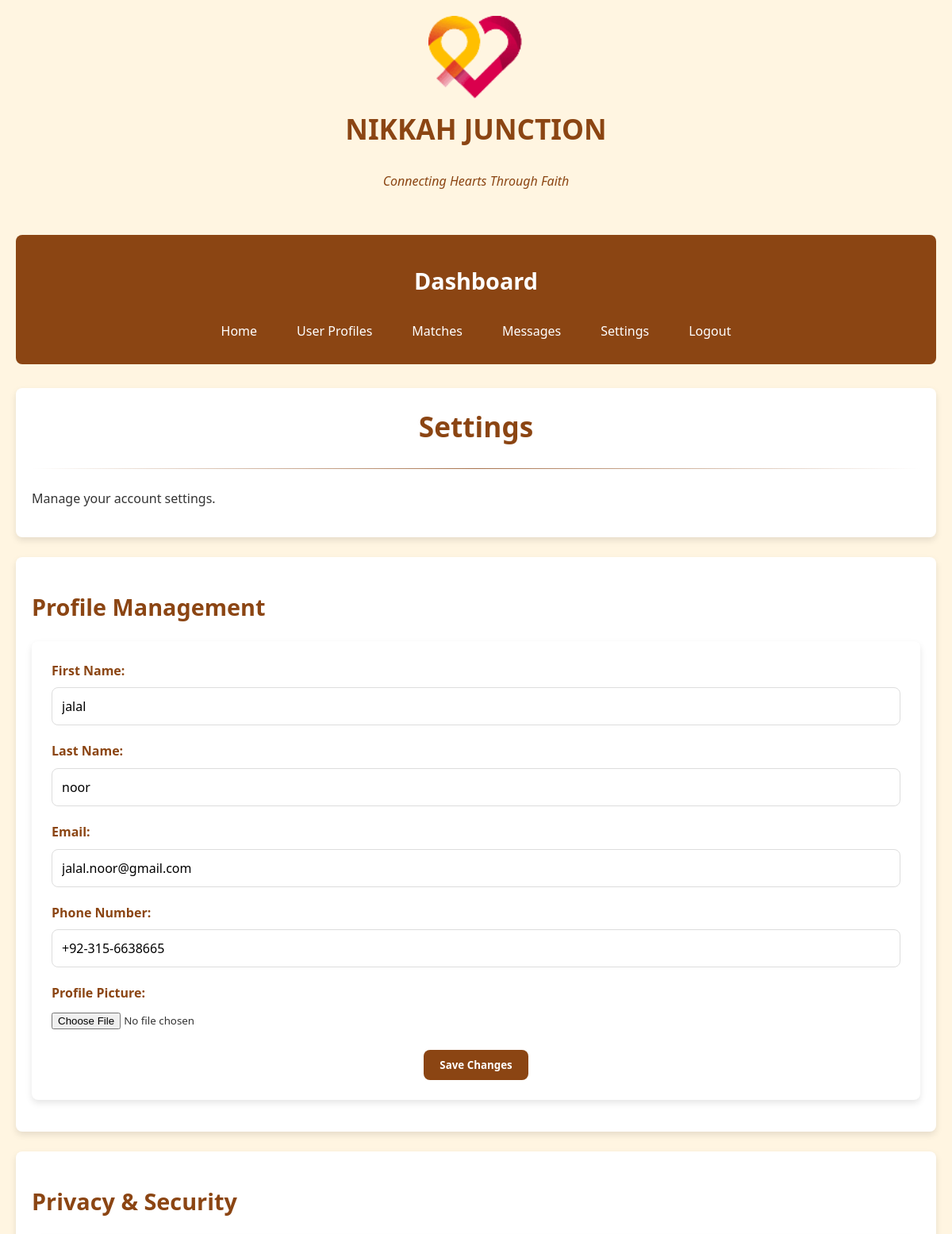
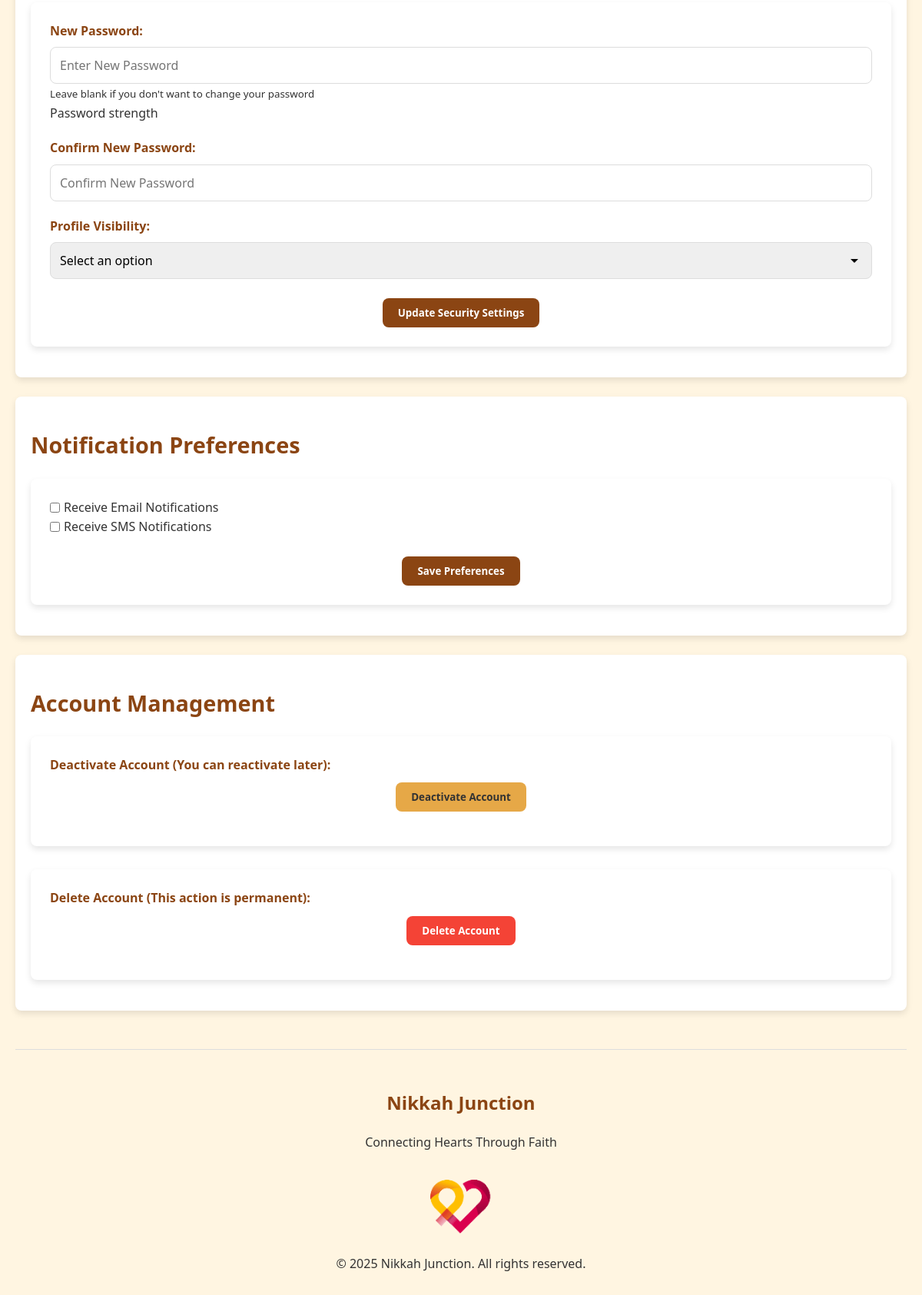
/dashboard_settings.php (signed in), run on the app's committed database (2 pictures, top to bottom).
### tables this page shows
CREATE TABLE `users` (
  `id` int(11) NOT NULL,
  `firstname` varchar(50) NOT NULL,
  `lastname` varchar(50) NOT NULL,
  `email` varchar(100) NOT NULL,
  `phone` varchar(15) NOT NULL,
  `password_hash` varchar(255) NOT NULL,
  `created_at` timestamp NOT NULL DEFAULT current_timestamp(),
  `last_login` datetime DEFAULT NULL,
  `is_active` tinyint(1) DEFAULT 1,
  `status` int(11) NOT NULL
);

### dashboard_settings.php (the view, shortened to what this page needs)
<?php
        $servername = "localhost";
        $username = "root";
        $password = "";
        $dbname = "nikah_junction";
        $conn = new mysqli($servername, $username, $password, $dbname);
$user_id = $_SESSION['user_id'];
$user = [];
$preferences = [];
try {
    $stmt = $conn->prepare("SELECT firstname, lastname, email, phone FROM users WHERE id = ?");
    $stmt->bind_param("i", $user_id);
    $stmt->execute();
    $result = $stmt->get_result();
    if ($result->num_rows > 0) {
        $user = $result->fetch_assoc();
    } else {
        session_destroy();
        header('Location: login.php');
        exit();
    }
} catch (Exception $e) {
    die("Error fetching user data: " . $e->getMessage());
}
?>
<!DOCTYPE html>
<html lang="en">
<head>
    <link rel="stylesheet" href="style.css">
</head>
<body>
    <div class="header">
        <img src="logo.png" alt="Nikkah Junction Logo" class="logo">
        <h1>NIKKAH JUNCTION</h1>
        <p class="tagline">Connecting Hearts Through Faith</p>
    </div>
    <nav class="dashboard-nav">
        <h2>Dashboard</h2>
        <ul>
            <li><a href="dashboard.php">Home</a></li>
            <li><a href="dashboard_user_profiles.php">User Profiles</a></li>
            <li><a href="dashboard_matches.php">Matches</a></li>
            <li><a href="dashboard_msgs.php">Messages</a></li>
            <li><a href="dashboard_settings.php" class="active">Settings</a></li>
            <li><a href="logout.php">Logout</a></li>
        </ul>
    </nav>
    <div class="dashboard-header animate-fadeIn">
        <h1>Settings</h1>
        <hr>
        <p>Manage your account settings.</p>
    </div>
    <section class="dashboard-section animate-slideIn">
        <h2>Profile Management</h2>
        <form class="form-container" action="settings_handler.php" method="POST" enctype="multipart/form-data">
            <div class="form-group">
                <label for="firstname">First Name:</label>
                <input type="text" id="firstname" name="firstname" value="<?php echo htmlspecialchars($user['firstname'] ?? ''); ?>" placeholder="Enter First Name" required>
            </div>
            <div class="form-group">
                <label for="lastname">Last Name:</label>
                <input type="text" id="lastname" name="lastname" value="<?php echo htmlspecialchars($user['lastname'] ?? ''); ?>" placeholder="Enter Last Name" required>
            </div>
            <div class="form-group">
                <label for="email">Email:</label>
                <input type="email" id="email" name="email" value="<?php echo htmlspecialchars($user['email'] ?? ''); ?>" placeholder="Enter Email Address" required>
            </div>
            <div class="form-group">
                <label for="phone">Phone Number:</label>
                <input type="tel" id="phone" name="phone" value="<?php echo htmlspecialchars($user['phone'] ?? '+92'); ?>" placeholder="Enter Phone Number">
            </div>
            <div class="form-group">
                <label for="profile_picture">Profile Picture:</label>
                <input type="file" id="profile_picture" name="profile_picture" accept="image/*">
            </div>
            <div class="form-actions">
                <button type="submit" class="btn btn-primary">Save Changes</button>
            </div>
        </form>
    </section>
    <section class="dashboard-section">
        <h2>Privacy & Security</h2>
        <form class="form-container" action="settings_handler.php" method="POST">
            <div class="form-group">
                <label for="new_password">New Password:</label>
                <input type="password" id="new_password" name="new_password" placeholder="Enter New Password">
                <small>Leave blank if you don't want to change your password</small>
            </div>
            <div class="form-group">
                <label for="confirm_password">Confirm New Password:</label>
                <input type="password" id="confirm_password" name="confirm_password" placeholder="Confirm New Password">
            </div>
            <div class="form-group">
                <label for="visibility">Profile Visibility:</label>
                <select id="visibility" name="visibility" required>
                    <option value="">Select an option</option>
                </select>
            </div>
            <div class="form-actions">
                <button type="submit" class="btn btn-primary">Update Security Settings</button>
            </div>
        </form>
    </section>
    <section class="dashboard-section">
        <h2>Notification Preferences</h2>
        <form class="form-container" action="settings_handler.php" method="POST">
            <div class="checkbox-group">
                <label>
                    <input type="checkbox" name="email_notifications" <?php echo (isset($preferences['email_notifications']) && $preferences['email_notifications'] == 1) ? 'checked' : ''; ?>>
                    Receive Email Notifications
                </label>
            </div>
            <div class="checkbox-group">
                <label>
                    <input type="checkbox" name="sms_notifications" <?php echo (isset($preferences['sms_notifications']) && $preferences['sms_notifications'] == 1) ? 'checked' : ''; ?>>
                    Receive SMS Notifications
                </label>
            </div>
            <div class="form-actions">
                <button type="submit" class="btn btn-primary">Save Preferences</button>
            </div>
        </form>
    </section>
    <section class="dashboard-section">
        <h2>Account Management</h2>
        <form class="form-container" action="settings_handler.php" method="POST" id="deactivateForm">
            <div class="form-group">
                <label>Deactivate Account (You can reactivate later):</label>
                <div class="form-actions mt-1">
                    <button type="button" class="btn" onclick="confirmDeactivate()">Deactivate Account</button>
                </div>
            </div>
        </form>
        <form class="form-container mt-3" action="settings_handler.php" method="POST" id="deleteForm">
            <div class="form-group">
                <label>Delete Account (This action is permanent):</label>
                <div class="form-actions mt-1">
                    <button type="button" class="btn" style="background-color: var(--error-color); color: white;" onclick="confirmDelete()">Delete Account</button>
                </div>
            </div>
        </form>
    </section>
    <footer class="footer">
        <h2>Nikkah Junction</h2>
        <p>Connecting Hearts Through Faith</p>
        <img src="logo.png" alt="Nikkah Junction Logo" class="footer-logo">
        <p>&copy; 2025 Nikkah Junction. All rights reserved.</p>
    </footer>
</body>
</html>

### style.css (style rules this page uses)
* { margin: 0; padding: 0; box-sizing: border-box; font-family: 'Segoe UI', Tahoma, Geneva, Verdana, sans-serif; }
:root { --primary-color: #8B4513; --secondary-color: #E6A847; --accent-color: #228B22; --light-color: #FFF5E1; --dark-color: #333333; --success-color: #4CAF50; --error-color: #F44336; --border-radius: 8px; --box-shadow: 0 4px 8px rgba(0,0,0,0.1); }
body { background-color: var(--light-color); color: var(--dark-color); line-height: 1.6; padding: 20px; max-width: 1200px; margin: 0 auto; }
h1, h2, h3, h4, h5, h6 { margin-bottom: 15px; color: var(--primary-color); font-weight: bold; }
h1 { font-size: 2.2em; text-align: center; }
h2 { font-size: 1.8em; margin-top: 20px; }
p { margin-bottom: 15px; }
hr { border: 0; height: 1px; background-image: linear-gradient(to right, rgba(0, 0, 0, 0), rgba(139, 69, 19, 0.75), rgba(0, 0, 0, 0)); margin: 25px 0; }
a { color: var(--accent-color); text-decoration: none; transition: color 0.3s ease; }
.header { display: flex; flex-direction: column; align-items: center; margin-bottom: 30px; }
.logo { width: 120px; height: auto; margin-bottom: 10px; }
.tagline { text-align: center; font-style: italic; margin: 10px 0 25px; color: var(--primary-color); }
.dashboard-nav { background-color: var(--primary-color); color: white; padding: 15px; border-radius: var(--border-radius); margin-bottom: 30px; }
.dashboard-nav h2 { color: white; text-align: center; margin-bottom: 15px; }
.dashboard-nav ul { list-style-type: none; display: flex; flex-wrap: wrap; justify-content: center; }
.dashboard-nav li { margin: 5px 10px; }
.dashboard-nav a { color: white; padding: 8px 15px; border-radius: var(--border-radius); transition: all 0.3s ease; display: block; }
button, .btn { background-color: var(--secondary-color); color: var(--dark-color); border: none; padding: 10px 20px; border-radius: var(--border-radius); cursor: pointer; font-weight: bold; transition: all 0.3s ease; }
.btn-primary { background-color: var(--primary-color); color: white; }
.form-container { background-color: white; padding: 25px; border-radius: var(--border-radius); box-shadow: var(--box-shadow); margin: 20px 0; }
.form-group { margin-bottom: 20px; }
.form-group label { display: block; margin-bottom: 8px; font-weight: bold; color: var(--primary-color); }
.form-group input[type="text"], .form-group input[type="email"], .form-group input[type="password"], .form-group input[type="tel"], .form-group input[type="number"], .form-group input[type="date"], .form-group select, .form-group textarea { width: 100%; padding: 12px; border: 1px solid #ddd; border-radius: var(--border-radius); font-size: 1em; }
.form-group select { appearance: none; background-repeat: no-repeat; background-position: right 10px center; }
.form-actions { margin-top: 25px; text-align: center; }
.radio-group, .checkbox-group { display: flex; gap: 15px; }
.radio-group label, .checkbox-group label { font-weight: normal; display: flex; align-items: center; cursor: pointer; }
.radio-group input, .checkbox-group input { margin-right: 5px; }
.dashboard-header { background-color: white; padding: 20px; border-radius: var(--border-radius); margin-bottom: 25px; box-shadow: var(--box-shadow); }
.dashboard-section { background-color: white; padding: 20px; border-radius: var(--border-radius); margin-bottom: 25px; box-shadow: var(--box-shadow); }
.footer { text-align: center; margin-top: 50px; padding-top: 30px; border-top: 1px solid #ddd; }
.footer h2 { font-size: 1.5em; margin-bottom: 20px; }
.footer-logo { width: 80px; height: auto; margin: 20px 0; }
.animate-fadeIn { animation: fadeIn 0.5s ease; }
.animate-slideIn { animation: slideIn 0.5s ease; }
.mt-1 { margin-top: 10px; }
.mt-3 { margin-top: 30px; }

### data on the page
users: firstname "jalal", lastname "noor", email "jalal.noor@gmail.com", phone "+92-315-6638665"
